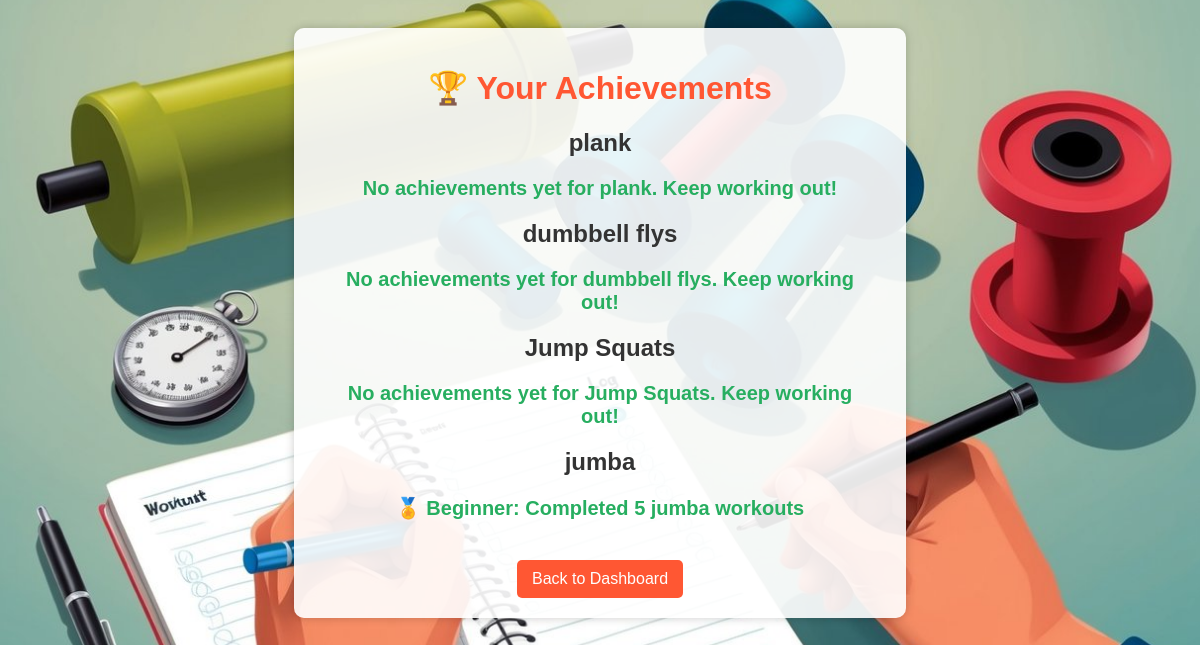
The page /achievements (signed in) on the database its author committed.
### app.py (models this page shows)
class Workout(db.Model):
    id = db.Column(db.Integer, primary_key=True)
    user_id = db.Column(db.Integer, db.ForeignKey('user.id'), nullable=False)
    date = db.Column(db.Date, nullable=False)
    exercise = db.Column(db.String(100), nullable=False)
    duration = db.Column(db.Integer, nullable=False)  # Duration in minutes

### app.py (the view)
@app.route('/achievements')
def achievements():
    if 'user_id' not in session:
        return redirect(url_for('home'))
    user = User.query.get(session['user_id'])
    workouts = Workout.query.filter_by(user_id=user.id).all()
    exercise_achievements = {}
    for workout in workouts:
        exercise = workout.exercise
        if exercise not in exercise_achievements:
            exercise_achievements[exercise] = 1
        else:
            exercise_achievements[exercise] += 1
    badges = {}
    for exercise, count in exercise_achievements.items():
        badges[exercise] = []  # Initialize badge list for each exercise
        if count >= 5:
            badges[exercise].append("🏅 Beginner: Completed 5 " + exercise + " workouts")
        if count >= 10:
            badges[exercise].append("🥈 Intermediate: Completed 10 " + exercise + " workouts")
        if count >= 20:
            badges[exercise].append("🥇 Pro: Completed 20 " + exercise + " workouts")
    return render_template('achievements.html', badges=badges)

### templates/achievements.html (shortened to what this page needs)
<!DOCTYPE html>
<html lang="en">
<head>
</head>
<body>
    <div class="container">
        <h1>🏆 Your Achievements</h1>
        {% if badges %}
            {% for exercise, achievements in badges.items() %}
                <h2>{{ exercise }}</h2>
                <div class="badge-box">
                    {% if achievements %}
                        {% for achievement in achievements %}
                            <p>{{ achievement }}</p>
                        {% endfor %}
                    {% else %}
                        <p>No achievements yet for {{ exercise }}. Keep working out!</p>
                    {% endif %}
                </div>
            {% endfor %}
        {% else %}
            <p>No achievements earned yet! Start tracking your workouts.</p>
        {% endif %}
        <a href="{{ url_for('dashboard') }}" class="button">Back to Dashboard</a>
    </div>
</body>
</html>

### rows shown on the page
Workout: exercise "plank"
Workout: exercise "dumbbell flys"
Workout: exercise "Jump Squats"
Workout: exercise "jumba", achievements "🏅 Beginner: Completed 5 jumba workouts"
